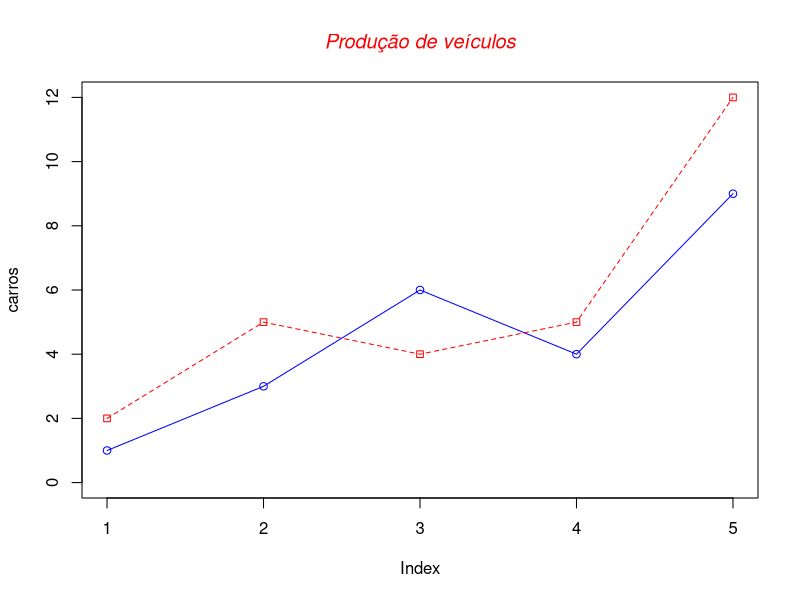

This figure's R source:
# Parte 5.4
# Plotando Gráficos com ggplot2

#setwd("D:/Estudo/Tecnologias/BI/PowerBI/Cap12/R/ini-R/Export-RFiles")
#getwd()

carros <- c(1, 3, 6, 4, 9)
caminhoes <- c(2, 5, 4, 5, 12)

# Plotando, item por item, gráfico de linhas
plot(carros, type = "o", col = "blue",  ylim = c(0, 12))
lines(caminhoes, type = "o", pch = 22, lty = 2, col= "red")
title(main = "Produção de veículos", col.main = "red", font.main = 3)